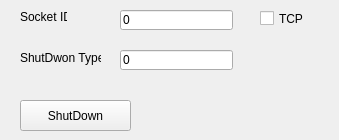
         <widget class="QWidget" name="tab_7">
          <attribute name="title">
           <string>Shut Down</string>
          </attribute>
          <widget class="QLabel" name="label_25">
           <property name="geometry">
            <rect>
             <x>20</x>
             <y>10</y>
             <width>47</width>
             <height>13</height>
            </rect>
           </property>
           <property name="text">
            <string>Socket ID</string>
           </property>
          </widget>
          <widget class="QLabel" name="label_26">
           <property name="geometry">
            <rect>
             <x>20</x>
             <y>50</y>
             <width>81</width>
             <height>16</height>
            </rect>
           </property>
           <property name="text">
            <string>ShutDwon Type</string>
           </property>
          </widget>
          <widget class="QLineEdit" name="shutDownSocketID">
           <property name="geometry">
            <rect>
             <x>120</x>
             <y>10</y>
             <width>113</width>
             <height>20</height>
            </rect>
           </property>
           <property name="text">
            <string>0</string>
           </property>
          </widget>
          <widget class="QLineEdit" name="shutDownType">
           <property name="geometry">
            <rect>
             <x>120</x>
             <y>50</y>
             <width>113</width>
             <height>20</height>
            </rect>
           </property>
           <property name="text">
            <string>0</string>
           </property>
          </widget>
          <widget class="QPushButton" name="Button_shutDown">
           <property name="geometry">
            <rect>
             <x>20</x>
             <y>100</y>
             <width>111</width>
             <height>31</height>
            </rect>
           </property>
           <property name="text">
            <string>ShutDown</string>
           </property>
          </widget>
          <widget class="QCheckBox" name="shutDownGID">
           <property name="geometry">
            <rect>
             <x>260</x>
             <y>10</y>
             <width>70</width>
             <height>17</height>
            </rect>
           </property>
           <property name="text">
            <string>TCP</string>
           </property>
          </widget>
         </widget>
